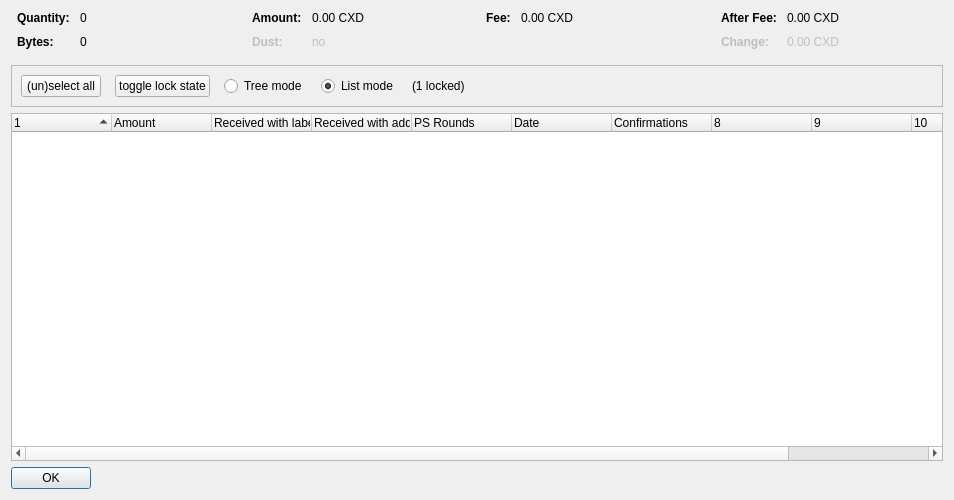
<?xml version="1.0" encoding="UTF-8"?>
<ui version="4.0">
 <class>CoinControlDialog</class>
 <widget class="QDialog" name="CoinControlDialog">
  <property name="geometry">
   <rect>
    <x>0</x>
    <y>0</y>
    <width>954</width>
    <height>500</height>
   </rect>
  </property>
  <property name="windowTitle">
   <string>Coin Selection</string>
  </property>
  <layout class="QVBoxLayout" name="verticalLayout">
   <item>
    <layout class="QHBoxLayout" name="horizontalLayoutTop" stretch="0,0,0,0">
     <property name="topMargin">
      <number>0</number>
     </property>
     <property name="bottomMargin">
      <number>10</number>
     </property>
     <item>
      <layout class="QFormLayout" name="formLayoutCoinControl1">
       <property name="horizontalSpacing">
        <number>10</number>
       </property>
       <property name="verticalSpacing">
        <number>10</number>
       </property>
       <property name="leftMargin">
        <number>6</number>
       </property>
       <property name="rightMargin">
        <number>6</number>
       </property>
       <item row="0" column="0">
        <widget class="QLabel" name="labelCoinControlQuantityText">
         <property name="font">
          <font>
           <weight>75</weight>
           <bold>true</bold>
          </font>
         </property>
         <property name="text">
          <string>Quantity:</string>
         </property>
        </widget>
       </item>
       <item row="0" column="1">
        <widget class="QLabel" name="labelCoinControlQuantity">
         <property name="cursor">
          <cursorShape>IBeamCursor</cursorShape>
         </property>
         <property name="contextMenuPolicy">
          <enum>Qt::ActionsContextMenu</enum>
         </property>
         <property name="text">
          <string notr="true">0</string>
         </property>
         <property name="textInteractionFlags">
          <set>Qt::LinksAccessibleByMouse|Qt::TextSelectableByKeyboard|Qt::TextSelectableByMouse</set>
         </property>
        </widget>
       </item>
       <item row="1" column="0">
        <widget class="QLabel" name="labelCoinControlBytesText">
         <property name="font">
          <font>
           <weight>75</weight>
           <bold>true</bold>
          </font>
         </property>
         <property name="text">
          <string>Bytes:</string>
         </property>
        </widget>
       </item>
       <item row="1" column="1">
        <widget class="QLabel" name="labelCoinControlBytes">
         <property name="cursor">
          <cursorShape>IBeamCursor</cursorShape>
         </property>
         <property name="contextMenuPolicy">
          <enum>Qt::ActionsContextMenu</enum>
         </property>
         <property name="text">
          <string notr="true">0</string>
         </property>
         <property name="textInteractionFlags">
          <set>Qt::LinksAccessibleByMouse|Qt::TextSelectableByKeyboard|Qt::TextSelectableByMouse</set>
         </property>
        </widget>
       </item>
      </layout>
     </item>
     <item>
      <layout class="QFormLayout" name="formLayoutCoinControl2">
       <property name="horizontalSpacing">
        <number>10</number>
       </property>
       <property name="verticalSpacing">
        <number>10</number>
       </property>
       <property name="leftMargin">
        <number>6</number>
       </property>
       <property name="rightMargin">
        <number>6</number>
       </property>
       <item row="0" column="0">
        <widget class="QLabel" name="labelCoinControlAmountText">
         <property name="font">
          <font>
           <weight>75</weight>
           <bold>true</bold>
          </font>
         </property>
         <property name="text">
          <string>Amount:</string>
         </property>
        </widget>
       </item>
       <item row="0" column="1">
        <widget class="QLabel" name="labelCoinControlAmount">
         <property name="cursor">
          <cursorShape>IBeamCursor</cursorShape>
         </property>
         <property name="contextMenuPolicy">
          <enum>Qt::ActionsContextMenu</enum>
         </property>
         <property name="text">
          <string notr="true">0.00 CXD</string>
         </property>
         <property name="textInteractionFlags">
          <set>Qt::LinksAccessibleByMouse|Qt::TextSelectableByKeyboard|Qt::TextSelectableByMouse</set>
         </property>
        </widget>
       </item>
       <item row="1" column="0">
        <widget class="QLabel" name="labelCoinControlLowOutputText">
         <property name="enabled">
          <bool>false</bool>
         </property>
         <property name="font">
          <font>
           <weight>75</weight>
           <bold>true</bold>
          </font>
         </property>
         <property name="text">
          <string>Dust:</string>
         </property>
        </widget>
       </item>
       <item row="1" column="1">
        <widget class="QLabel" name="labelCoinControlLowOutput">
         <property name="enabled">
          <bool>false</bool>
         </property>
         <property name="cursor">
          <cursorShape>IBeamCursor</cursorShape>
         </property>
         <property name="contextMenuPolicy">
          <enum>Qt::ActionsContextMenu</enum>
         </property>
         <property name="text">
          <string notr="true">no</string>
         </property>
         <property name="textInteractionFlags">
          <set>Qt::LinksAccessibleByMouse|Qt::TextSelectableByKeyboard|Qt::TextSelectableByMouse</set>
         </property>
        </widget>
       </item>
      </layout>
     </item>
     <item>
      <layout class="QFormLayout" name="formLayoutCoinControl3">
       <property name="horizontalSpacing">
        <number>10</number>
       </property>
       <property name="verticalSpacing">
        <number>10</number>
       </property>
       <property name="leftMargin">
        <number>6</number>
       </property>
       <property name="rightMargin">
        <number>6</number>
       </property>
       <item row="0" column="0">
        <widget class="QLabel" name="labelCoinControlFeeText">
         <property name="font">
          <font>
           <weight>75</weight>
           <bold>true</bold>
          </font>
         </property>
         <property name="text">
          <string>Fee:</string>
         </property>
        </widget>
       </item>
       <item row="0" column="1">
        <widget class="QLabel" name="labelCoinControlFee">
         <property name="cursor">
          <cursorShape>IBeamCursor</cursorShape>
         </property>
         <property name="contextMenuPolicy">
          <enum>Qt::ActionsContextMenu</enum>
         </property>
         <property name="text">
          <string notr="true">0.00 CXD</string>
         </property>
         <property name="textInteractionFlags">
          <set>Qt::LinksAccessibleByMouse|Qt::TextSelectableByKeyboard|Qt::TextSelectableByMouse</set>
         </property>
        </widget>
       </item>
      </layout>
     </item>
     <item>
      <layout class="QFormLayout" name="formLayoutCoinControl4">
       <property name="horizontalSpacing">
        <number>10</number>
       </property>
       <property name="verticalSpacing">
        <number>10</number>
       </property>
       <property name="leftMargin">
        <number>6</number>
       </property>
       <property name="rightMargin">
        <number>6</number>
       </property>
       <item row="0" column="0">
        <widget class="QLabel" name="labelCoinControlAfterFeeText">
         <property name="font">
          <font>
           <weight>75</weight>
           <bold>true</bold>
          </font>
         </property>
         <property name="text">
          <string>After Fee:</string>
         </property>
        </widget>
       </item>
       <item row="0" column="1">
        <widget class="QLabel" name="labelCoinControlAfterFee">
         <property name="cursor">
          <cursorShape>IBeamCursor</cursorShape>
         </property>
         <property name="contextMenuPolicy">
          <enum>Qt::ActionsContextMenu</enum>
         </property>
         <property name="text">
          <string notr="true">0.00 CXD</string>
         </property>
         <property name="textInteractionFlags">
          <set>Qt::LinksAccessibleByMouse|Qt::TextSelectableByKeyboard|Qt::TextSelectableByMouse</set>
         </property>
        </widget>
       </item>
       <item row="1" column="0">
        <widget class="QLabel" name="labelCoinControlChangeText">
         <property name="enabled">
          <bool>false</bool>
         </property>
         <property name="font">
          <font>
           <weight>75</weight>
           <bold>true</bold>
          </font>
         </property>
         <property name="text">
          <string>Change:</string>
         </property>
        </widget>
       </item>
       <item row="1" column="1">
        <widget class="QLabel" name="labelCoinControlChange">
         <property name="enabled">
          <bool>false</bool>
         </property>
         <property name="cursor">
          <cursorShape>IBeamCursor</cursorShape>
         </property>
         <property name="contextMenuPolicy">
          <enum>Qt::ActionsContextMenu</enum>
         </property>
         <property name="text">
          <string notr="true">0.00 CXD</string>
         </property>
         <property name="textInteractionFlags">
          <set>Qt::LinksAccessibleByMouse|Qt::TextSelectableByKeyboard|Qt::TextSelectableByMouse</set>
         </property>
        </widget>
       </item>
      </layout>
     </item>
    </layout>
   </item>
   <item>
    <widget class="QFrame" name="frame">
     <property name="minimumSize">
      <size>
       <width>0</width>
       <height>40</height>
      </size>
     </property>
     <property name="frameShape">
      <enum>QFrame::StyledPanel</enum>
     </property>
     <property name="frameShadow">
      <enum>QFrame::Sunken</enum>
     </property>
     <layout class="QHBoxLayout" name="horizontalLayout">
      <item>
       <layout class="QHBoxLayout" name="horizontalLayoutPanel" stretch="0,0,0,0,0,0">
        <property name="spacing">
         <number>14</number>
        </property>
        <item>
         <widget class="QPushButton" name="pushButtonSelectAll">
          <property name="sizePolicy">
           <sizepolicy hsizetype="Maximum" vsizetype="Fixed">
            <horstretch>0</horstretch>
            <verstretch>0</verstretch>
           </sizepolicy>
          </property>
          <property name="text">
           <string>(un)select all</string>
          </property>
          <property name="autoDefault">
           <bool>false</bool>
          </property>
         </widget>
        </item>
        <item>
         <widget class="QPushButton" name="pushButtonToggleLock">
          <property name="sizePolicy">
           <sizepolicy hsizetype="Maximum" vsizetype="Fixed">
            <horstretch>0</horstretch>
            <verstretch>0</verstretch>
           </sizepolicy>
          </property>
          <property name="text">
           <string>toggle lock state</string>
          </property>
          <property name="autoDefault">
           <bool>false</bool>
          </property>
         </widget>
        </item>
        <item>
         <widget class="QRadioButton" name="radioTreeMode">
          <property name="sizePolicy">
           <sizepolicy hsizetype="Maximum" vsizetype="Fixed">
            <horstretch>0</horstretch>
            <verstretch>0</verstretch>
           </sizepolicy>
          </property>
          <property name="text">
           <string>Tree mode</string>
          </property>
         </widget>
        </item>
        <item>
         <widget class="QRadioButton" name="radioListMode">
          <property name="sizePolicy">
           <sizepolicy hsizetype="Maximum" vsizetype="Fixed">
            <horstretch>0</horstretch>
            <verstretch>0</verstretch>
           </sizepolicy>
          </property>
          <property name="text">
           <string>List mode</string>
          </property>
          <property name="checked">
           <bool>true</bool>
          </property>
         </widget>
        </item>
        <item>
         <widget class="QLabel" name="labelLocked">
          <property name="text">
           <string>(1 locked)</string>
          </property>
         </widget>
        </item>
        <item>
         <spacer name="horizontalSpacer">
          <property name="orientation">
           <enum>Qt::Horizontal</enum>
          </property>
          <property name="sizeHint" stdset="0">
           <size>
            <width>40</width>
            <height>20</height>
           </size>
          </property>
         </spacer>
        </item>
       </layout>
      </item>
     </layout>
    </widget>
   </item>
   <item>
    <widget class="CoinControlTreeWidget" name="treeWidget">
     <property name="contextMenuPolicy">
      <enum>Qt::CustomContextMenu</enum>
     </property>
     <property name="sortingEnabled">
      <bool>false</bool>
     </property>
     <property name="columnCount">
      <number>11</number>
     </property>
     <attribute name="headerShowSortIndicator" stdset="0">
      <bool>true</bool>
     </attribute>
     <attribute name="headerStretchLastSection">
      <bool>false</bool>
     </attribute>
     <column>
      <property name="text">
       <string/>
      </property>
     </column>
     <column>
      <property name="text">
       <string>Amount</string>
      </property>
     </column>
     <column>
      <property name="text">
       <string>Received with label</string>
      </property>
     </column>
     <column>
      <property name="text">
       <string>Received with address</string>
      </property>
     </column>
     <column>
      <property name="text">
       <string>PS Rounds</string>
      </property>
     </column>
     <column>
      <property name="text">
       <string>Date</string>
      </property>
     </column>
     <column>
      <property name="text">
       <string>Confirmations</string>
      </property>
      <property name="toolTip">
       <string>Confirmed</string>
      </property>
     </column>
     <column>
      <property name="text">
       <string/>
      </property>
     </column>
     <column>
      <property name="text">
       <string/>
      </property>
     </column>
     <column>
      <property name="text">
       <string/>
      </property>
     </column>
     <column>
      <property name="text">
       <string/>
      </property>
     </column>
    </widget>
   </item>
   <item>
    <widget class="QDialogButtonBox" name="buttonBox">
     <property name="sizePolicy">
      <sizepolicy hsizetype="Maximum" vsizetype="Fixed">
       <horstretch>0</horstretch>
       <verstretch>0</verstretch>
      </sizepolicy>
     </property>
     <property name="orientation">
      <enum>Qt::Horizontal</enum>
     </property>
     <property name="standardButtons">
      <set>QDialogButtonBox::Ok</set>
     </property>
    </widget>
   </item>
  </layout>
 </widget>
 <customwidgets>
  <customwidget>
   <class>CoinControlTreeWidget</class>
   <extends>QTreeWidget</extends>
   <header>coincontroltreewidget.h</header>
  </customwidget>
 </customwidgets>
 <resources/>
 <connections/>
</ui>
